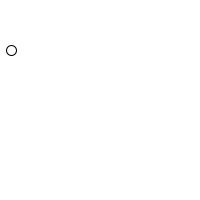
Frame 1 (no input)
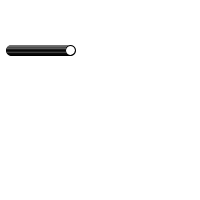
Frame 60 (the mouse pressed at the canvas centre just before this capture)
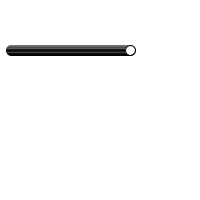
Frame 120 (the mouse held since frame 60 and released just before this capture)

The Processing sketch that drew these frames (run headless with seeded random() and noise(); from frame 60 on, the mouse is pressed at the canvas centre):

// Processing sketch: Ej_guia_estudio
// ── Ej_guia_estudio.pde
int a;
void setup() {
  a = 10;
  size(200, 200);
  background(255);
}
void draw() {
  a = (a+1) % 200;
  ellipse(a, 50, 10, 10);
}
//estuve trabajando en el campo profe, este finde voy a tratar de ponerme al dia.
